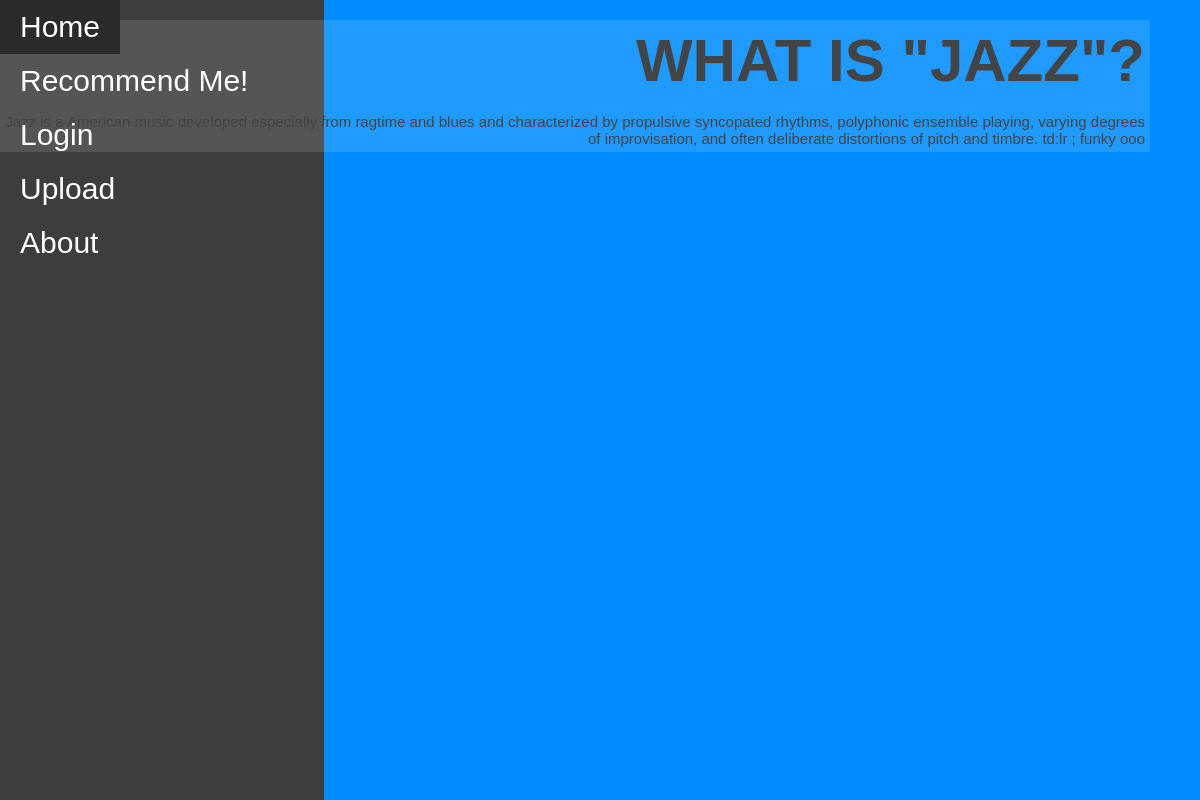
/genre/3, run on the app's committed database.
### models.py (models this page shows, shortened)
class Genre(db.Model):
    __tablename__ = 'Genre'
    id = db.Column(db.Integer, primary_key=True)
    genre = db.Column(db.String())
    genreDesc = db.Column(db.String())
    recommendations = db.relationship('Recommendation', secondary=RecommendationGenre, back_populates='genres')

### app.py (the view)
@app.route('/genre/<int:id>', methods=["GET","POST"])
def genre(id):
    logged= False
    if "user" in session:
        username = session["user"]
        logged = True
        genreinfo = models.Genre.query.filter_by(id=id).first_or_404()
        return render_template("genre.html", logged=logged, username = username, genreinfo=genreinfo)
    genreinfo = models.Genre.query.filter_by(id=id).first_or_404()
    return render_template("genre.html", logged=logged, genreinfo=genreinfo)

### templates/genre.html
{% extends 'layout.html' %}
{% block content %}
<body class = "testbg">
    <div class = "profile">
        <h1 class="titletext">WHAT IS "{{ genreinfo.genre }}"?</h1>
        <br>
        {{ genreinfo.genre }} is a {{ genreinfo.genreDesc }}
    </div>
</body>
{% endblock %}

### static/styles.css (style rules this page uses)
.background { background-color: rgb(0, 140, 255); padding: 0; border: 0px; margin: 0px; }
.profile { margin-right: 50px; margin-top: 20px; padding: 5px; float: right; text-align: right; background-color: #ffffff1f; }
.titletext { margin-top: 1px; font-size: 60px; text-transform: uppercase; margin-bottom: 1px; }
body { font-family: 'Helvetica', 'Arial', sans-serif; color: #444444; font-size: 15px; }

### data on the page
Genre: genre "JAZZ", genre "Jazz", genreDesc "American music developed especially from ragtime and blues and characterized by propulsive syncopated rhythms, polyphonic ensemble playing, varying degrees of improvisation, and often deliberate distortions of pitch and timbre. td:lr ; funky ooo"
